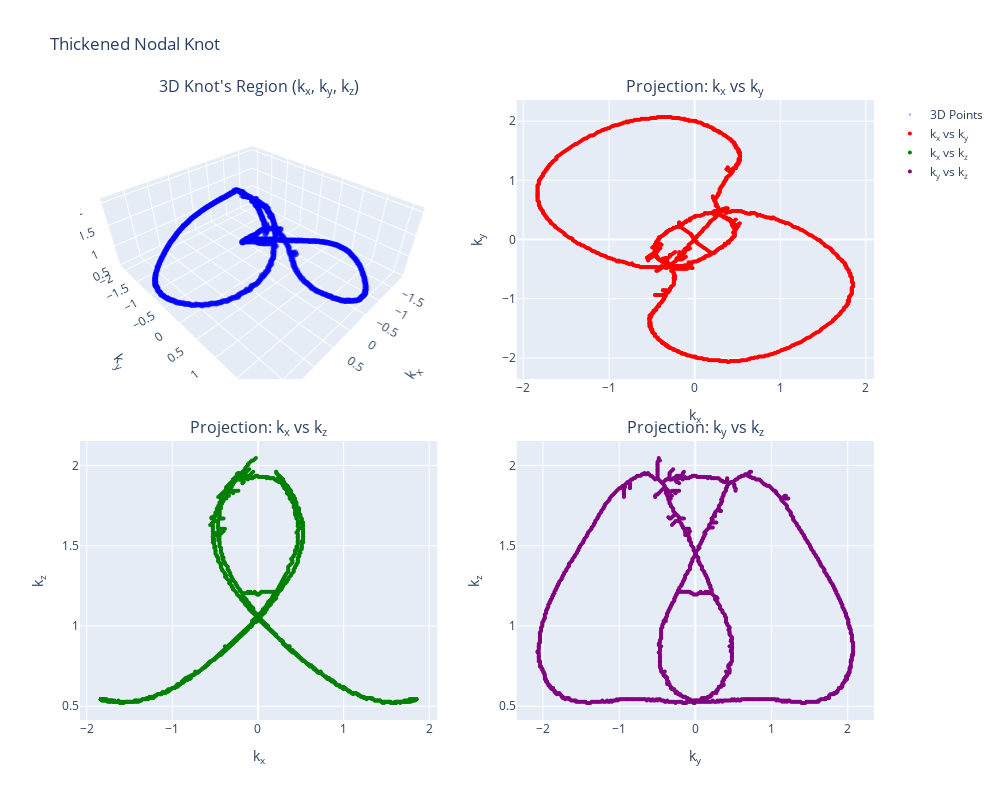

The notebook cell this image was saved under:
### Markdown cell above
## Skeletons of Thickened Knot

### Code cell
hopf_points = hopf.knot_skeleton_points(thickness=0.2)
hopf_figure = hopf.plot_3D(hopf_points)
hopf_figure.show()

### Figure 1 — Plotly figure (JSON) as saved in the notebook; plotly's stock layout.template omitted (floating-point values rounded to 4 significant figures; data arrays with more than 128 entries replaced by an {"elided": "..."} marker saying what was removed)
{"data": [{"marker": {"color": "blue", "opacity": 0.5, "size": 2}, "mode": "markers", "name": "3D Points", "scene": "scene", "type": "scatter3d", "x": {"elided": "1297 float values"}, "y": {"elided": "1297 float values"}, "z": {"elided": "1297 float values"}}, {"marker": {"color": "red", "size": 4}, "mode": "markers", "name": "k<sub>x</sub> vs k<sub>y</sub>", "type": "scatter", "x": {"elided": "1297 float values"}, "xaxis": "x", "y": {"elided": "1297 float values"}, "yaxis": "y"}, {"marker": {"color": "green", "size": 4}, "mode": "markers", "name": "k<sub>x</sub> vs k<sub>z</sub>", "type": "scatter", "x": {"elided": "1297 float values"}, "xaxis": "x2", "y": {"elided": "1297 float values"}, "yaxis": "y2"}, {"marker": {"color": "purple", "size": 4}, "mode": "markers", "name": "k<sub>y</sub> vs k<sub>z</sub>", "type": "scatter", "x": {"elided": "1297 float values"}, "xaxis": "x3", "y": {"elided": "1297 float values"}, "yaxis": "y3"}], "layout": {"annotations": [{"font": {"size": 16}, "showarrow": false, "text": "3D Knot's Region (k<sub>x</sub>, k<sub>y</sub>, k<sub>z</sub>)", "x": 0.225, "xanchor": "center", "xref": "paper", "y": 1, "yanchor": "bottom", "yref": "paper"}, {"font": {"size": 16}, "showarrow": false, "text": "Projection: k<sub>x</sub> vs k<sub>y</sub>", "x": 0.775, "xanchor": "center", "xref": "paper", "y": 1, "yanchor": "bottom", "yref": "paper"}, {"font": {"size": 16}, "showarrow": false, "text": "Projection: k<sub>x</sub> vs k<sub>z</sub>", "x": 0.225, "xanchor": "center", "xref": "paper", "y": 0.45, "yanchor": "bottom", "yref": "paper"}, {"font": {"size": 16}, "showarrow": false, "text": "Projection: k<sub>y</sub> vs k<sub>z</sub>", "x": 0.775, "xanchor": "center", "xref": "paper", "y": 0.45, "yanchor": "bottom", "yref": "paper"}], "height": 800, "scene": {"domain": {"x": [0, 0.45], "y": [0.55, 1]}, "xaxis": {"title": {"text": "k<sub>x</sub>"}}, "yaxis": {"title": {"text": "k<sub>y</sub>"}}, "zaxis": {"title": {"text": "k<sub>z</sub>"}}}, "title": {"text": "Thickened Nodal Knot"}, "width": 1000, "xaxis": {"anchor": "y", "domain": [0.55, 1], "title": {"text": "k<sub>x</sub>"}}, "xaxis2": {"anchor": "y2", "domain": [0, 0.45], "title": {"text": "k<sub>x</sub>"}}, "xaxis3": {"anchor": "y3", "domain": [0.55, 1], "title": {"text": "k<sub>y</sub>"}}, "yaxis": {"anchor": "x", "domain": [0.55, 1], "title": {"text": "k<sub>y</sub>"}}, "yaxis2": {"anchor": "x2", "domain": [0, 0.45], "title": {"text": "k<sub>z</sub>"}}, "yaxis3": {"anchor": "x3", "domain": [0, 0.45], "title": {"text": "k<sub>z</sub>"}}}}
